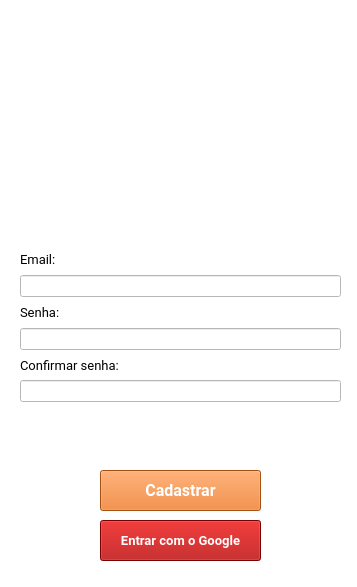
         <widget class="QWidget" name="page_cadastro">
          <property name="geometry">
           <rect>
            <x>0</x>
            <y>0</y>
            <width>357</width>
            <height>587</height>
           </rect>
          </property>
          <attribute name="label">
           <string>Cadastro</string>
          </attribute>
          <widget class="QWidget" name="widget_tela_1cadastro" native="true">
           <property name="geometry">
            <rect>
             <x>0</x>
             <y>0</y>
             <width>361</width>
             <height>641</height>
            </rect>
           </property>
           <property name="minimumSize">
            <size>
             <width>361</width>
             <height>641</height>
            </size>
           </property>
           <property name="maximumSize">
            <size>
             <width>361</width>
             <height>641</height>
            </size>
           </property>
           <property name="styleSheet">
            <string notr="true">background-color: rgb(255, 255, 255);</string>
           </property>
           <widget class="QWidget" name="verticalLayoutWidget">
            <property name="geometry">
             <rect>
              <x>20</x>
              <y>250</y>
              <width>321</width>
              <height>177</height>
             </rect>
            </property>
            <layout class="QVBoxLayout" name="verticalLayout_2">
             <item>
              <widget class="QLabel" name="label_3">
               <property name="font">
                <font>
                 <family>Roboto</family>
                 <pointsize>10</pointsize>
                </font>
               </property>
               <property name="styleSheet">
                <string notr="true">color: rgb(0, 0, 0);</string>
               </property>
               <property name="frameShadow">
                <enum>QFrame::Plain</enum>
               </property>
               <property name="lineWidth">
                <number>1</number>
               </property>
               <property name="midLineWidth">
                <number>0</number>
               </property>
               <property name="text">
                <string>Email:</string>
               </property>
               <property name="textFormat">
                <enum>Qt::AutoText</enum>
               </property>
               <property name="scaledContents">
                <bool>false</bool>
               </property>
               <property name="wordWrap">
                <bool>false</bool>
               </property>
              </widget>
             </item>
             <item>
              <widget class="QLineEdit" name="txt_cadastro_email">
               <property name="autoFillBackground">
                <bool>false</bool>
               </property>
               <property name="styleSheet">
                <string notr="true">color: rgb(0, 0, 0);</string>
               </property>
               <property name="text">
                <string notr="true"/>
               </property>
               <property name="alignment">
                <set>Qt::AlignLeading|Qt::AlignLeft|Qt::AlignVCenter</set>
               </property>
               <property name="dragEnabled">
                <bool>false</bool>
               </property>
               <property name="readOnly">
                <bool>false</bool>
               </property>
               <property name="cursorMoveStyle">
                <enum>Qt::LogicalMoveStyle</enum>
               </property>
               <property name="clearButtonEnabled">
                <bool>false</bool>
               </property>
              </widget>
             </item>
             <item>
              <widget class="QLabel" name="label_4">
               <property name="font">
                <font>
                 <family>Roboto</family>
                 <pointsize>10</pointsize>
                </font>
               </property>
               <property name="styleSheet">
                <string notr="true">color: rgb(0, 0, 0);</string>
               </property>
               <property name="text">
                <string>Senha:</string>
               </property>
              </widget>
             </item>
             <item>
              <widget class="QLineEdit" name="txt_cadastro_senha">
               <property name="focusPolicy">
                <enum>Qt::StrongFocus</enum>
               </property>
               <property name="autoFillBackground">
                <bool>false</bool>
               </property>
               <property name="styleSheet">
                <string notr="true">color: rgb(0, 0, 0);</string>
               </property>
               <property name="inputMethodHints">
                <set>Qt::ImhHiddenText|Qt::ImhNoAutoUppercase|Qt::ImhNoPredictiveText|Qt::ImhSensitiveData</set>
               </property>
               <property name="text">
                <string/>
               </property>
               <property name="echoMode">
                <enum>QLineEdit::Password</enum>
               </property>
               <property name="alignment">
                <set>Qt::AlignLeading|Qt::AlignLeft|Qt::AlignVCenter</set>
               </property>
              </widget>
             </item>
             <item>
              <widget class="QLabel" name="label">
               <property name="font">
                <font>
                 <family>Roboto</family>
                 <pointsize>10</pointsize>
                </font>
               </property>
               <property name="styleSheet">
                <string notr="true">color: rgb(0, 0, 0);</string>
               </property>
               <property name="text">
                <string>Confirmar senha:</string>
               </property>
              </widget>
             </item>
             <item>
              <widget class="QLineEdit" name="txt_cadastro_confirmsenha">
               <property name="focusPolicy">
                <enum>Qt::WheelFocus</enum>
               </property>
               <property name="styleSheet">
                <string notr="true">color: rgb(0, 0, 0);</string>
               </property>
               <property name="echoMode">
                <enum>QLineEdit::Password</enum>
               </property>
              </widget>
             </item>
             <item>
              <widget class="QLabel" name="lbl_senhasdiferentes">
               <property name="enabled">
                <bool>true</bool>
               </property>
               <property name="autoFillBackground">
                <bool>false</bool>
               </property>
               <property name="styleSheet">
                <string notr="true">color: rgb(255, 255, 255);</string>
               </property>
               <property name="text">
                <string>As senhas não são iguais. Por favor, digite novamente.</string>
               </property>
               <property name="wordWrap">
                <bool>false</bool>
               </property>
              </widget>
             </item>
            </layout>
           </widget>
           <widget class="QPushButton" name="btn_entrar_google">
            <property name="geometry">
             <rect>
              <x>100</x>
              <y>520</y>
              <width>161</width>
              <height>41</height>
             </rect>
            </property>
            <property name="font">
             <font>
              <family>Roboto</family>
              <pointsize>10</pointsize>
              <weight>75</weight>
              <bold>true</bold>
             </font>
            </property>
            <property name="styleSheet">
             <string notr="true">color: rgb(255, 255, 255);
background-color: rgb(170, 0, 0);
</string>
            </property>
            <property name="text">
             <string>Entrar com o Google</string>
            </property>
            <property name="icon">
             <iconset>
              <normaloff>../../../.designer/googleicon.png</normaloff>../../../.designer/googleicon.png</iconset>
            </property>
            <property name="iconSize">
             <size>
              <width>20</width>
              <height>20</height>
             </size>
            </property>
           </widget>
           <widget class="QLabel" name="label_5">
            <property name="geometry">
             <rect>
              <x>0</x>
              <y>10</y>
              <width>361</width>
              <height>211</height>
             </rect>
            </property>
            <property name="styleSheet">
             <string notr="true">image: url(:/logo_cadastro/logoquasepronta.png);</string>
            </property>
            <property name="text">
             <string/>
            </property>
           </widget>
           <widget class="QPushButton" name="btn_cadastrar">
            <property name="geometry">
             <rect>
              <x>100</x>
              <y>470</y>
              <width>161</width>
              <height>41</height>
             </rect>
            </property>
            <property name="sizePolicy">
             <sizepolicy hsizetype="Minimum" vsizetype="Fixed">
              <horstretch>0</horstretch>
              <verstretch>0</verstretch>
             </sizepolicy>
            </property>
            <property name="baseSize">
             <size>
              <width>0</width>
              <height>0</height>
             </size>
            </property>
            <property name="font">
             <font>
              <family>Roboto</family>
              <pointsize>12</pointsize>
              <weight>75</weight>
              <bold>true</bold>
             </font>
            </property>
            <property name="mouseTracking">
             <bool>false</bool>
            </property>
            <property name="tabletTracking">
             <bool>false</bool>
            </property>
            <property name="focusPolicy">
             <enum>Qt::StrongFocus</enum>
            </property>
            <property name="contextMenuPolicy">
             <enum>Qt::DefaultContextMenu</enum>
            </property>
            <property name="autoFillBackground">
             <bool>false</bool>
            </property>
            <property name="styleSheet">
             <string notr="true">color: rgb(255, 255, 255);
background-color: rgb(232, 113, 26);</string>
            </property>
            <property name="text">
             <string>Cadastrar</string>
            </property>
            <property name="checkable">
             <bool>false</bool>
            </property>
            <property name="checked">
             <bool>false</bool>
            </property>
            <property name="autoRepeat">
             <bool>false</bool>
            </property>
            <property name="autoExclusive">
             <bool>false</bool>
            </property>
            <property name="autoDefault">
             <bool>false</bool>
            </property>
            <property name="default">
             <bool>false</bool>
            </property>
            <property name="flat">
             <bool>false</bool>
            </property>
           </widget>
          </widget>
         </widget>
